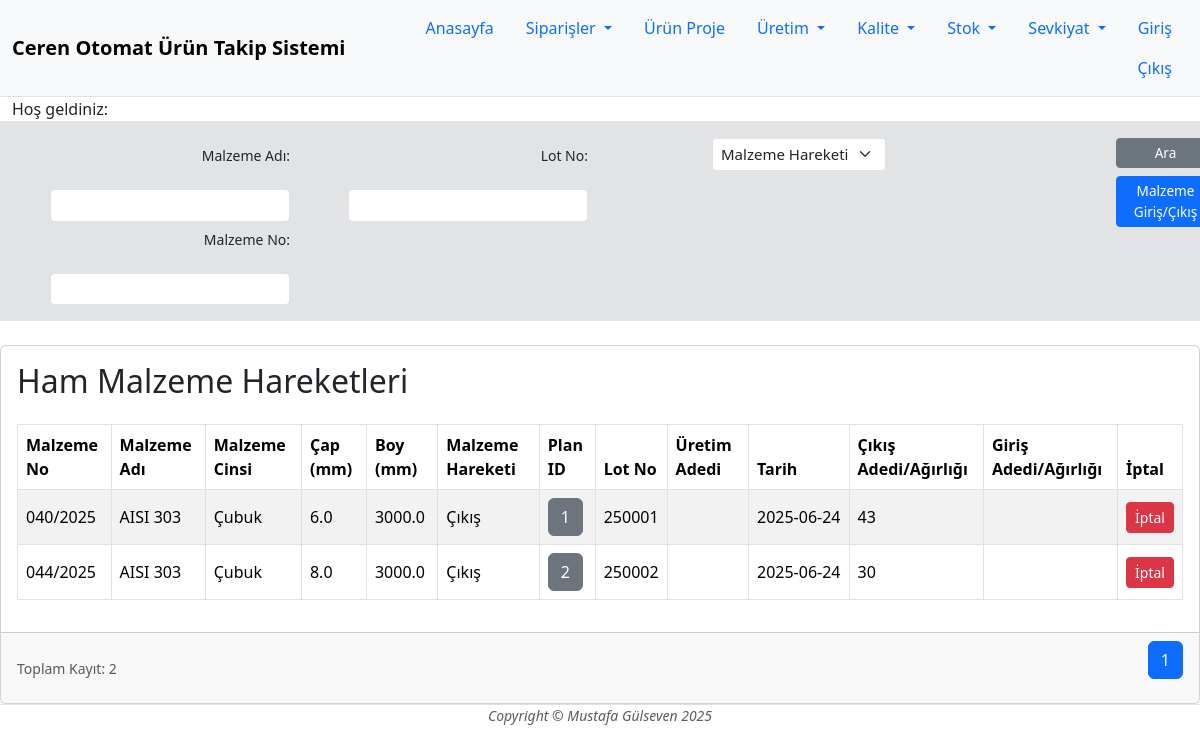
The app's page /malz-transc with its own data.
### main.py (models this page shows)
class Malztransc(db.Model):
    __tablename__ = "malztransc"
    id: Mapped[int] = mapped_column(Integer, primary_key=True)
    transc_type: Mapped[str] = mapped_column(String(100), unique=False, nullable=False)
    ad: Mapped[int] = mapped_column(Integer, unique=False, nullable=False)
    malz_id: Mapped[int] = mapped_column(Integer, ForeignKey('malzstok.id'))
    plan_id: Mapped[int] = mapped_column(Integer, ForeignKey('plan.id', ondelete='CASCADE'))
    malz = relationship("Malzstok", back_populates="malz_transc")
    lot_id: Mapped[int] = mapped_column(Integer, ForeignKey('lot.id'), nullable=True)
    lot = relationship("Lot", back_populates="malz")
    tarh: Mapped[date] = mapped_column(Date, default=date.today())
    descrp: Mapped[str] = mapped_column(String(500), unique=False, nullable=True)

class Malzstok(db.Model):
    __tablename__ = "malzstok"
    id: Mapped[int] = mapped_column(Integer, primary_key=True)
    malz_no: Mapped[str] = mapped_column(String(10), unique=True, nullable=False)
    malz_name: Mapped[str] = mapped_column(String(100), unique=False, nullable=False)
    malz_stndrt: Mapped[str] = mapped_column(String(100), unique=False, nullable=False)
    raf_no: Mapped[str] = mapped_column(String(10), unique=False, nullable=False)
    irs_no: Mapped[str] = mapped_column(String(10), unique=False, nullable=False)
    ted_id: Mapped[int] = mapped_column(Integer, ForeignKey('tedarikci.id'), )
    ted = relationship('Tedarikci')
    gir_tarh: Mapped[date] = mapped_column(Date, default=date.today())
    malz_cins: Mapped[str] = mapped_column(String(100), unique=False, nullable=False)
    agirlik: Mapped[float] = mapped_column(Float, unique=False, nullable=True)
    cap: Mapped[float] = mapped_column(Float, unique=False, nullable=False)
    boy: Mapped[float] = mapped_column(Float, unique=False, nullable=False)
    ad: Mapped[int] = mapped_column(Integer, unique=False, nullable=False)
    malz_transc = relationship("Malztransc", back_populates="malz", cascade="all, delete")
    siparistalep_id: Mapped[int] = mapped_column(Integer, ForeignKey('siptalep.id'))
    siparistalep = relationship("Siparistalep")
    malz_sahp: Mapped[str] = mapped_column(String(100), unique=False, nullable=False)

class Lot(db.Model):
    __tablename__ = "lot"
    id: Mapped[int] = mapped_column(Integer, primary_key=True)
    lot_no: Mapped[str] = mapped_column(String(10), unique=True, nullable=False)
    proje_id: Mapped[int] = mapped_column(Integer, ForeignKey('proje.id'))
    proje = relationship("Proje", back_populates="lot")
    opr_id: Mapped[int] = mapped_column(Integer, ForeignKey('operasyon.id'))
    opr_name = relationship('Operasyon')
    ad: Mapped[int] = mapped_column(Integer, unique=False, nullable=False)
    plan_id: Mapped[int] = mapped_column(Integer, ForeignKey('plan.id'))
    plan = relationship('Plan')
    sure: Mapped[int] = mapped_column(Integer, unique=False, nullable=True)
    fire_ad: Mapped[int] = mapped_column(Integer, unique=False, nullable=True)
    malz_id: Mapped[int] = mapped_column(Integer, unique=False,nullable=True)
    lot_stat: Mapped[str] = mapped_column(String(100), unique=False, nullable=True)
    tarih: Mapped[datetime] = mapped_column(DateTime, default=datetime.utcnow)
    malz = relationship("Malztransc", back_populates="lot")
    sevk = relationship("Sevkiyat", back_populates="lot")
    operator_id: Mapped[int] = mapped_column(Integer, ForeignKey('personel.id'), nullable=True)
    operator = relationship("Personel", back_populates="oprtr")

### main.py (the view)
@app.route("/malz-transc", methods=["GET","POST"])
def malz_hareket():
    malz_adi_filtre = request.args.get('malz_adi_tr', '')
    malz_no_filtre = request.args.get('malz_no_tr', '')
    lot_no_filtre = request.args.get('lot_no', '')
    malz_har_filtre = request.args.get('malz_trans_type', '')
    query = db.session.query(Malztransc)
    if malz_adi_filtre:
        query = query.filter(Malztransc.malz.has(Malzstok.malz_name.ilike(f"%{malz_adi_filtre}%")))
    if malz_no_filtre:
        query = query.filter(Malztransc.malz.has(Malzstok.malz_no.ilike(f"%{malz_no_filtre}%")))
    if lot_no_filtre:
        query = query.filter(Malztransc.lot.has(Lot.lot_no.ilike(f"%{lot_no_filtre}%")))
    if malz_har_filtre != '':
        query = query.filter(Malztransc.transc_type == malz_har_filtre)
    page = request.args.get("page", 1, type=int)
    per_page = 50
    toplam_kayit = query.count()
    malzler = query.offset((page - 1) * per_page).limit(per_page).all()
    total_pages = ceil(toplam_kayit / per_page)
    page_to_render = []
    if page > 1:
        if page == total_pages:
            for p in range(1, page - 1):
                if p == 1:
                    page_to_render.append(p)
                else:
                    page_to_render.append('p')
                    page_to_render.append(page - 1)
                    page_to_render.append(page)
                    break
        else:
            for p in range(1, page - 1):
                if p == 1:
                    page_to_render.append(p)
                else:
                    page_to_render.append('p')
                    break
            for p in range(page - 1, page + 2):
                page_to_render.append(p)
            for p in range(page + 2, total_pages + 1):
                if p == total_pages:
                    page_to_render.append(p)
                else:
                    page_to_render.append('p')
                    page_to_render.append(total_pages)
                    break
    else:
        for p in range(1, total_pages + 1):
            if p == 1 or p <= 3:
                page_to_render.append(p)
            else:
                page_to_render.append('p')
                page_to_render.append(total_pages)
                break
    return render_template("malz-transc.html", logged_in=current_user.is_authenticated, user=current_user, malz=malzler, page=page, total_pages=total_pages, toplam_kayit=toplam_kayit, page_to_render=page_to_render)

### templates/malz-transc.html (shortened to what this page needs)
{% from "bootstrap5/form.html" import render_form %}{% include "header.html" %}
<div class="container-fluid p-3 bg-secondary-subtle">
    <form action="{{url_for('malz_hareket')}}" method="get">
        <div class="row" id="dataAdd3">
            <div class="col-md-3">
                <div class="row g-3 justify-content-end ">
                    <div class="col-auto ">
                        <label for="malz-adi" class="col-form-label filtre" >Malzeme Adı:</label>
                    </div>
                    <div class="col-auto">
                        <input type="text" id="malz-adi" class="form-control form-control-sm filtre-form" value="{{request.args.get('malz_tr_adi','')}}" name="malz_adi_tr">
                    </div>
                </div>
                <div class="row g-3 justify-content-end">
                    <div class="col-auto ">
                        <label for="malz-no" class="col-form-label filtre" >Malzeme No:</label>
                    </div>
                    <div class="col-auto">
                        <input type="text" id="malz-no" class="form-control form-control-sm filtre-form" value="{{request.args.get('malz_no','')}}" name="malz_no_tr">
                    </div>
                </div>
            </div>
            <div class="col-md-3">
                <div class="row g-3 justify-content-end ">
                    <div class="col-auto ">
                        <label for="lot-no" class="col-form-label filtre" >Lot No:</label>
                    </div>
                    <div class="col-auto">
                        <input type="text" id="lot-no" class="form-control form-control-sm filtre-form" value="{{request.args.get('lot_no','')}}" name="lot_no">
                    </div>
                </div>
            </div>
            <div class="col-md-3">
                <div class="row g-3 justify-content-end " >
                    <div class="col-auto ">
                        <select class="form-select form-select-sm filtre-form" aria-label="Small select example"  name="malz_trans_type">
                            <option value="" {% if request.args.get('malz_trans_type') == '' %}selected{% endif %}>Malzeme Hareketi</option>
                        </select>
                    </div>
                </div>
            </div>
            <div class="col-md-3 ms-auto">
                <div class="col-md-3 ms-auto">
                    <div class="col-auto">
                        <button type="submit" class="btn btn-secondary btn-sm ara" style="--bs-btn-padding-y: .25rem; --bs-btn-padding-x: .5rem; --bs-btn-font-size: .85rem;">Ara</button>
                    </div>
                </div>
                <div class="col-md-3 ms-auto my-2">
                        <a href="{{url_for('malz_hareket_ekle')}}"><button type="button" class="btn btn-primary btn-sm ara" style="--bs-btn-padding-y: .25rem; --bs-btn-padding-x: .5rem; --bs-btn-font-size: .85rem;" >Malzeme Giriş/Çıkış</button></a>
                </div>
            </div>
        </div>
    </form>
</div>
<div class="card mt-4 shadow-sm5">
    <div class="card-body p-3">
        <h2 class="mb-4">Ham Malzeme Hareketleri</h2>
        <div class="table-responsive">
            <table class="table table-bordered table-hover table-mrp table-striped align-middle">
                <thead>
                    <tr>
                        <th>Malzeme No</th>
                        <th>Malzeme Adı</th>
                        <th>Malzeme Cinsi</th>
                        <th>Çap (mm)</th>
                        <th>Boy (mm)</th>
                        <th>Malzeme Hareketi</th>
                        <th>Plan ID</th>
                        <th>Lot No</th>
                        <th>Üretim Adedi</th>
                        <th>Tarih</th>
                        <th>Çıkış Adedi/Ağırlığı</th>
                        <th>Giriş Adedi/Ağırlığı</th>
                        <th>İptal</th>
                    </tr>
                </thead>
                <tbody>
                    {% for item in malz %}
                    <tr>
                        <td>{{ item.malz.malz_no }}</td>
                        <td>{{ item.malz.malz_name }}</td>
                        <td>{{item.malz.malz_cins}}</td>
                        <td>{{item.malz.cap}}</td>
                        <td>{{item.malz.boy}}</td>
                        <td>{{item.transc_type}}</td>
                        <td><button type="button" class="btn btn-secondary"
                                data-bs-toggle="tooltip" data-bs-placement="top"
                                data-bs-custom-class="custom-tooltip"
                                data-bs-title="This top tooltip is themed via CSS variables.">
                                {{item.plan_id}}
                            </button></td>
                        <td>{{item.lot.lot_no}}</td>
                        <td></td>
                        <td>{{item.tarh}}</td>
                        <td>{{item.ad}}</td>
                        <td></td>
                        <td><button type="button" class="btn btn-danger btn-sm" data-bs-toggle="modal" data-bs-target="#Modal_{{item.id}}"> İptal</button></td>
                    </tr>
                    {% endfor %}
                </tbody>
            </table>
        </div>
    </div>
    <div class="card-footer d-flex justify-content-between align-items-center px-3 py-2">
        <small class="text-muted">Toplam Kayıt: {{ toplam_kayit }}</small>
        <nav>
        <ul class="pagination">
            {% for p in page_to_render %}
                {% if p == 'p' %}
                    <li class="page-item disabled"><span class="page-link">...</span></li>
                {% else %}
                    <li class="page-item {% if p == page %}active{% endif %}">
                        <a class="page-link" href="{{ url_for('malz_stok', page=page-1, malz_adi=request.args.get('malz_adi',''), malz_no=request.args.get('malz_no',''), irs_no=request.args.get('irs_no',''), ted_adi=request.args.get('ted_adi',''), cap=request.args.get('cap',''), malz_cins=request.args.get('malz_cins',''))}}">{{ p }}</a>
                    </li>
                {% endif %}
            {% endfor %}
        </ul>
    </nav>
    </div>
</div>
{% include "footer.html" %}

### static/css/styles.css (style rules this page uses)
.filtre { background-color: rgba(17, 56, 23, 0.08,0.9); font-size: 14px; }
.ara { width: 100px; }
.filtre-form { font-size: 15px; }
th, td { padding: 10px; text-align: left; }
.pagination { justify-content: center; }
.table-mrp tbody tr { height: 25px; }
.table-mrp td { overflow: hidden; white-space: nowrap; text-overflow: ellipsis; }

### records on screen
Malztransc: malz.malz_no "040/2025", malz.malz_name "AISI 303", malz.malz_cins "Çubuk", malz.cap "6.0", malz.boy "3000.0", transc_type "Çıkış", plan_id "1", lot.lot_no "250001", tarh "2025-06-24", ad "43"
Malztransc: malz.malz_no "044/2025", malz.malz_name "AISI 303", malz.malz_cins "Çubuk", malz.cap "8.0", malz.boy "3000.0", transc_type "Çıkış", plan_id "2", lot.lot_no "250002", tarh "2025-06-24", ad "30"

### other values on screen
{{ toplam_kayit }} "2"
{{ p }} "1"
